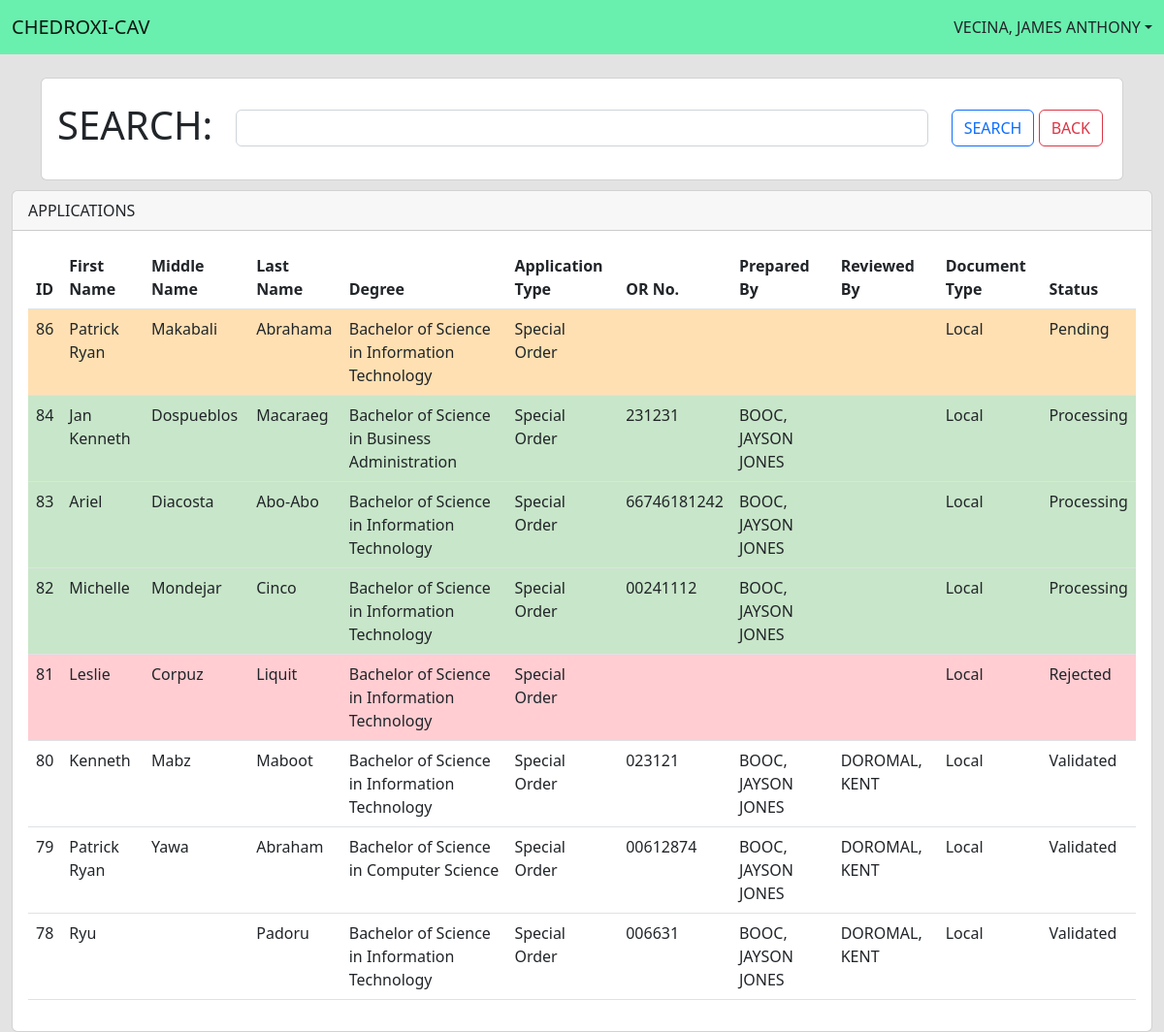
Screenshot of /pages/client/pages/viewFiles.php (signed in) with the database file from the repository.
### tables this page shows
CREATE TABLE `tbl_users` (
  `userID` int(11) NOT NULL,
  `lastname` varchar(30) NOT NULL,
  `firstname` varchar(50) NOT NULL,
  `username` varchar(30) NOT NULL,
  `password` varchar(30) NOT NULL,
  `emailAddress` varchar(50) NOT NULL,
  `roleID` int(11) NOT NULL,
  `picture` blob DEFAULT NULL,
  `active` varchar(3) NOT NULL
);

CREATE TABLE `tbl_process` (
  `ID` int(11) NOT NULL,
  `schoolID` int(11) NOT NULL,
  `firstName` varchar(50) NOT NULL,
  `middleName` varchar(50) NOT NULL,
  `lastName` varchar(50) NOT NULL,
  `courseID` int(11) NOT NULL,
  `applicationType` varchar(20) NOT NULL,
  `mode` varchar(20) NOT NULL,
  `SOnumber` varchar(20) DEFAULT NULL,
  `graduationDate` varchar(30) NOT NULL,
  `syStarted` varchar(30) NOT NULL,
  `syEnded` varchar(30) NOT NULL,
  `documentType` varchar(10) NOT NULL,
  `requestLetter` blob NOT NULL,
  `indorsementLetter` blob NOT NULL,
  `tor` blob NOT NULL,
  `diploma` blob NOT NULL,
  `ORnumber` varchar(30) DEFAULT NULL,
  `preparedBy` varchar(50) DEFAULT NULL,
  `reviewedBy` varchar(50) DEFAULT NULL,
  `commissionerID` int(11) DEFAULT NULL,
  `status` varchar(11) NOT NULL,
  `created_at` date DEFAULT NULL,
  `updated_at` date DEFAULT NULL,
  `updatedby` varchar(50) DEFAULT NULL,
  `active` varchar(3) NOT NULL
);

CREATE TABLE `tbl_courses` (
  `courseID` int(11) NOT NULL,
  `schoolID` int(11) NOT NULL,
  `courseTitle` varchar(30) NOT NULL,
  `courseDesc` varchar(50) NOT NULL,
  `active` varchar(3) NOT NULL
);

### pages/client/pages/viewFiles.php (the view, shortened to what this page needs)
<?php
include "../../../modules/dbconnection.php";
$UID = $_SESSION['UID'];
$sql = "select * from tbl_users where userID='$UID' limit 1";
$result = mysqli_query($connection,$sql);
$fetch=mysqli_fetch_assoc($result);
$user = $fetch['lastname'] . ', ' . $fetch['firstname'];
$search = $_GET['search'];
$sql1 = "select a.id,firstname,middlename,lastname,coursedesc,applicationtype,ornumber,preparedby,reviewedby,documenttype,a.status from tbl_process a inner join tbl_courses b inner join tbl_user_school c where a.courseid=b.courseid and a.schoolid=c.schoolid and userid='$UID' and (lastname like '%$search%' or middlename like '%$search%' or firstname like '%$search%' or coursedesc like '%$search%' or applicationtype like '%$search%' or ornumber like '%$search%' or status like '%$search%') order by id desc";
$result1 = mysqli_query($connection,$sql1);
?>
<!doctype html>
<html>
    <head>
        <link href="../../../src/css/bootstrap.min.css" rel="stylesheet">
    </head>
    <body class="body-bg">
        <nav class="navbar fixed-top" style="background-color: #69F0AE;">
            <div class="container-fluid">
                <a class="navbar-brand">CHEDROXI-CAV</a>
                <li class="nav-item dropdown d-flex">
                    <a class="nav-link dropdown-toggle" href="#" role="button" data-bs-toggle="dropdown" aria-expanded="false"><?= $user ?></a>
                </li>
            </div>
        </nav>
        <div class="container">
            <div class="card">
                <div class="card-body">
                    <form method="post" action="../../../modules/client-viewfiles-route.php">
                        <div class="row">
                            <div class="col-2 mt-2"><label class="form-label"><h1>SEARCH:</h1></label></div>
                            <div class="col-8 mt-3">
                                <input type="text" class="form-control" name="search">
                            </div>
                            <div class="col mt-3">
                                <input type="submit" class="btn btn-outline-primary" value="SEARCH"> <a href="../index.php" class="btn btn-outline-danger">BACK</a>
                            </div>
                        </div>
                    </form>
                </div>
            </div>
        </div>
        <div class="container-fluid">
            <div class="card">
                <div class="card-header">APPLICATIONS</div>
                <div class="card-body">
                    <table class="table">
                    <thead>
                        <tr>
                            <th>ID</th>
                            <th>First Name</th>
                            <th>Middle Name</th>
                            <th>Last Name</th>
                            <th>Degree</th>
                            <th>Application Type</th>
                            <th>OR No.</th>
                            <th>Prepared By</th>
                            <th>Reviewed By</th>
                            <th>Document Type</th>
                            <th>Status</th>
                        </tr>
                    </thead>
                    <tbody>
                        <?php while($fetch1=mysqli_fetch_assoc($result1)) { ?>
                            <tr <?php if($fetch1['status'] == 'Pending') {echo "style=background-color:#FFE0B2";} elseif ($fetch1['status'] == 'Processing') {echo "style=background-color:#C8E6C9";} elseif ($fetch1['status'] == 'Rejected') {echo "style=background-color:#FFCDD2";}?>>
                                <td><?=$fetch1['id']?></td>
                                <td><?=$fetch1['firstname']?></td>
                                <td><?=$fetch1['middlename']?></td>
                                <td><?=$fetch1['lastname']?></td>
                                <td><?=$fetch1['coursedesc']?></td>
                                <td><?=$fetch1['applicationtype']?></td>
                                <td><?=$fetch1['ornumber']?></td>
                                <td><?=$fetch1['preparedby']?></td>
                                <td><?=$fetch1['reviewedby']?></td>
                                <td><?=$fetch1['documenttype']?></td>
                                <td><?=$fetch1['status']?></td>
                            </tr>
                        <?php } ?>
                    </tbody>
                </table>
                </div>
            </div>
        </div>
    </body>
</html>

### pages/client/pages/viewFiles.php (style rules this page uses)
.container { margin-top: 80px; margin-bottom: 10px; }
.body-bg { background-color:#E0E0E0E0; }

### rows the page displays
tbl_users: user "VECINA, JAMES ANTHONY"
tbl_process: ID "86", firstName "Patrick Ryan", middleName "Makabali", lastName "Abrahama", courseID.courseDesc "Bachelor of Science in Information Technology", applicationType "Special Order", documentType "Local", status "Pending"
tbl_process: ID "84", firstName "Jan Kenneth", middleName "Dospueblos", lastName "Macaraeg", courseID.courseDesc "Bachelor of Science in Business Administration", applicationType "Special Order", ORnumber "231231", preparedBy "BOOC, JAYSON JONES", documentType "Local", status "Processing"
tbl_process: ID "83", firstName "Ariel", middleName "Diacosta", lastName "Abo-Abo", courseID.courseDesc "Bachelor of Science in Information Technology", applicationType "Special Order", ORnumber "66746181242", preparedBy "BOOC, JAYSON JONES", documentType "Local", status "Processing"
tbl_process: ID "82", firstName "Michelle", middleName "Mondejar", lastName "Cinco", courseID.courseDesc "Bachelor of Science in Information Technology", applicationType "Special Order", ORnumber "00241112", preparedBy "BOOC, JAYSON JONES", documentType "Local", status "Processing"
tbl_process: ID "81", firstName "Leslie", middleName "Corpuz", lastName "Liquit", courseID.courseDesc "Bachelor of Science in Information Technology", applicationType "Special Order", documentType "Local", status "Rejected"
tbl_process: ID "80", firstName "Kenneth", middleName "Mabz", lastName "Maboot", courseID.courseDesc "Bachelor of Science in Information Technology", applicationType "Special Order", ORnumber "023121", preparedBy "BOOC, JAYSON JONES", reviewedBy "DOROMAL, KENT", documentType "Local", status "Validated"
tbl_process: ID "79", firstName "Patrick Ryan", middleName "Yawa", lastName "Abraham", courseID.courseDesc "Bachelor of Science in Computer Science", applicationType "Special Order", ORnumber "00612874", preparedBy "BOOC, JAYSON JONES", reviewedBy "DOROMAL, KENT", documentType "Local", status "Validated"
tbl_process: ID "78", firstName "Ryu", lastName "Padoru", courseID.courseDesc "Bachelor of Science in Information Technology", applicationType "Special Order", ORnumber "006631", preparedBy "BOOC, JAYSON JONES", reviewedBy "DOROMAL, KENT", documentType "Local", status "Validated"
